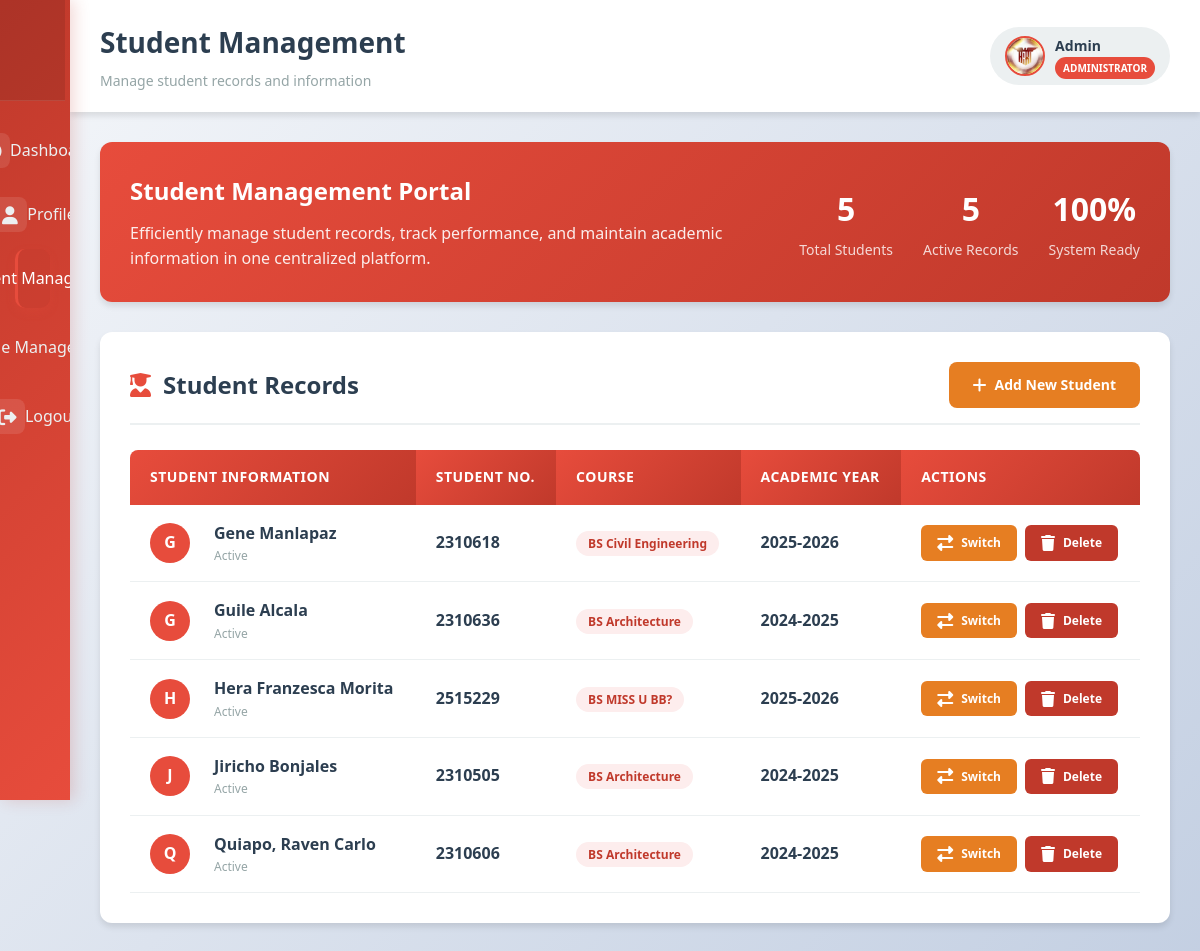
The app's page /students/ (signed in) with its own data.
### Information_System/models.py (models this page shows, shortened)
class Student(models.Model):
    name = models.CharField(max_length=200)
    student_number = models.CharField(max_length=20, unique=True)
    course = models.CharField(max_length=100)
    academic_year = models.CharField(max_length=20)
    profile_picture = models.ImageField(upload_to='student_profiles/', blank=True, null=True)
    created_at = models.DateTimeField(auto_now_add=True)
    updated_at = models.DateTimeField(auto_now=True)
    class Meta:
        db_table = 'students'
        ordering = ['name']

### Information_System/views.py (the view)
# urls.py: path('students/', views.student_list, name='student_list'),
@login_required(login_url='login')
def student_list(request):
    students = Student.objects.all()
    return render(request, 'students.html', {'students': students})

### Information_System/admin_models.py (called while the page is built)
    @property
    def is_authenticated(self):
        return True

### Information_System/auth_backend.py (called while the page is built)
    def get_user(self, user_id):
        try:
            return Admin.objects.get(pk=user_id)
        except Admin.DoesNotExist:
            return None

### Information_System/templates/students.html (shortened to what this page needs)
{% load static %}
<!DOCTYPE html>
<html lang="en">
<head>
  <link rel="stylesheet" href="https://cdnjs.cloudflare.com/ajax/libs/font-awesome/6.4.0/css/all.min.css">
</head>
<body>
  {% include 'navigation.html' %}
  <div class="main-wrapper">
    <div class="content-area">
      <header class="header">
        <div class="header-content">
          <div class="header-title">
            <h1>Student Management</h1>
            <p>Manage student records and information</p>
          </div>
          <div class="header-actions">
            <div class="user-profile">
              <img src="{% static 'Information_System/images/archi.jpg' %}" alt="User Avatar" class="user-avatar">
              <div class="user-info">
                <span class="user-name">Admin</span>
                <span class="user-role">
                  <span class="role-badge admin">Administrator</span>
                </span>
              </div>
            </div>
          </div>
        </div>
      </header>
      <main class="container">
        <div class="welcome-banner fade-in">
          <div class="welcome-text">
            <h2>Student Management Portal</h2>
            <p>Efficiently manage student records, track performance, and maintain academic information in one centralized platform.</p>
          </div>
          <div class="welcome-stats">
            <div class="stat">
              <div class="stat-value">{{ students|length }}</div>
              <div class="stat-label">Total Students</div>
            </div>
            <div class="stat">
              <div class="stat-value">{{ students|length }}</div>
              <div class="stat-label">Active Records</div>
            </div>
            <div class="stat">
              <div class="stat-value">100%</div>
              <div class="stat-label">System Ready</div>
            </div>
          </div>
        </div>
        <div class="students-section fade-in">
          <div class="section-header">
            <h2 class="section-title">
              <i class="fas fa-user-graduate"></i>
              Student Records
            </h2>
            <a href="{% url 'add_student' %}" class="btn">
              <i class="fas fa-plus"></i>
              Add New Student
            </a>
          </div>
          {% if students %}
          <table class="students-table">
            <thead>
              <tr>
                <th>Student Information</th>
                <th>Student No.</th>
                <th>Course</th>
                <th>Academic Year</th>
                <th>Actions</th>
              </tr>
            </thead>
            <tbody>
              {% for student in students %}
              <tr>
                <td>
                  <div class="student-info">
                    <div class="student-avatar">
                      {{ student.name|first|upper }}
                    </div>
                    <div>
                      <div class="student-name">{{ student.name }}</div>
                      <div style="font-size: 12px; color: var(--gray);">Active</div>
                    </div>
                  </div>
                </td>
                <td>
                  <strong>{{ student.student_number }}</strong>
                </td>
                <td>
                  <span class="course-badge {{ student.course|lower }}">
                    {{ student.course }}
                  </span>
                </td>
                <td>
                  <strong>{{ student.academic_year }}</strong>
                </td>
                <td>
                  <div class="action-btns">
                    <a href="{% url 'switch_student' student.id %}" class="btn btn-accent btn-sm">
                      <i class="fas fa-exchange-alt"></i>
                      Switch
                    </a>
                    <a href="{% url 'delete_student' student.id %}" class="btn btn-danger btn-sm"
                       onclick="return confirm('Are you sure you want to delete {{ student.name }}?');">
                      <i class="fas fa-trash"></i>
                      Delete
                    </a>
                  </div>
                </td>
              </tr>
              {% endfor %}
            </tbody>
          </table>
          {% endif %}
        </div>
      </main>
    </div>
  </div>
</body>
</html>

### Information_System/templates/navigation.html (shortened to what this page needs)
{% load static %}
<aside class="sidebar" id="mainSidebar">
  <div class="sidebar-inner">
    <div class="brand">
      <div class="brand-icon">
        <i class="fas fa-graduation-cap"></i>
      </div>
    </div>
    <div class="nav">
      <a href="{% url 'admin_dashboard' %}" class="side-item {% if request.resolver_match.url_name == 'admin_dashboard' %}active{% endif %}">
        <div class="icon"><i class="fas fa-tachometer-alt"></i></div>
      </a>
      <a href="{% url 'profile' %}" class="side-item {% if request.resolver_match.url_name == 'profile' %}active{% endif %}">
        <div class="icon"><i class="fas fa-user"></i></div>
      </a>
      <div class="dropdown-section">
        <a href="#" class="side-item dropdown-trigger {% if 'student' in request.resolver_match.url_name %}active{% endif %}">
          <div class="icon"><i class="fas fa-users"></i></div>
        </a>
      </div>
      <div class="dropdown-section">
        <a href="#" class="side-item dropdown-trigger {% if 'grade' in request.resolver_match.url_name %}active{% endif %}">
          <div class="icon"><i class="fas fa-graduation-cap"></i></div>
        </a>
      </div>
      <a href="{% url 'logout' %}" class="side-item">
        <div class="icon"><i class="fas fa-sign-out-alt"></i></div>
      </a>
    </div>
  </div>
</aside>

### Information_System/templates/navigation.html (style rules this page uses)
:root { --sidebar-width: 280px; --sidebar-collapsed-width: 70px; --sidebar-primary: #e74c3c; --sidebar-primary-dark: #c0392b; --sidebar-secondary: #2c3e50; --sidebar-accent: #e67e22; --sidebar-gradient-start: #c0392b; --sidebar-gradient-end: #e74c3c; --sidebar-text: #ecf0f1; --sidebar-text-muted: #f5b7b1; --sidebar-hover: rgba(231, 76, 60, 0.2); --sidebar-active: rgba(192, 57, 43, 0.3); --sidebar-border: rgba(236, 240, 241, 0.1); --transition-speed: 0.3s; }
.sidebar { width: 70px; height: 100vh; background: linear-gradient(135deg, var(--sidebar-gradient-start) 0%, var(--sidebar-gradient-end) 100%); color: var(--sidebar-text); position: fixed; left: 0; top: 0; z-index: 1000; box-shadow: 4px 0 15px rgba(192, 57, 43, 0.2); transition: width var(--transition-speed) cubic-bezier(0.4, 0, 0.2, 1); border-top-right-radius: 0; border-bottom-right-radius: 0; overflow: hidden; }
.sidebar-inner { height: 100%; overflow-y: auto; overflow-x: hidden; width: 100%; padding-right: 5px; }
.brand { padding: 25px 20px; display: flex; align-items: center; justify-content: center; border-bottom: 1px solid var(--sidebar-border); margin-bottom: 20px; white-space: nowrap; background: rgba(0, 0, 0, 0.1); }
.brand-icon { min-width: 50px; width: 50px; height: 50px; background: linear-gradient(135deg, var(--sidebar-primary) 0%, var(--sidebar-accent) 100%); border-radius: 12px; display: flex; align-items: center; justify-content: center; margin-right: 15px; transition: all var(--transition-speed) ease; box-shadow: 0 4px 10px rgba(231, 76, 60, 0.3); flex-shrink: 0; }
.brand-icon i { font-size: 28px; color: white; }
.nav { padding: 0 15px; }
.side-item { display: flex; align-items: center; justify-content: center; padding: 12px 15px; color: var(--sidebar-text); text-decoration: none; border-radius: 10px; transition: all 0.3s ease; margin-bottom: 5px; cursor: pointer; position: relative; white-space: nowrap; border-left: 3px solid transparent; }
.side-item.active { background: var(--sidebar-active); color: white; border-left: 3px solid var(--sidebar-primary); box-shadow: 0 4px 10px rgba(231, 76, 60, 0.2); }
.side-item .icon { min-width: 35px; width: 35px; height: 35px; display: flex; align-items: center; justify-content: center; margin-right: 12px; background: rgba(255, 255, 255, 0.1); border-radius: 8px; transition: all 0.3s ease; }
.side-item.active .icon { background: var(--sidebar-primary); box-shadow: 0 4px 8px rgba(231, 76, 60, 0.3); }
.side-item i { font-size: 18px; }
.dropdown-section { margin-bottom: 5px; }
.side-item.active { animation: pulse 2s infinite; }

### records on screen
Student: name|first "G", name "Gene Manlapaz", student_number "2310618", course "BS Civil Engineering", academic_year "2025-2026"
Student: name|first "G", name "Guile Alcala", student_number "2310636", course "BS Architecture", academic_year "2024-2025"
Student: name|first "H", name "Hera Franzesca Morita", student_number "2515229", course "BS MISS U BB?", academic_year "2025-2026"
Student: name|first "J", name "Jiricho Bonjales", student_number "2310505", course "BS Architecture", academic_year "2024-2025"
Student: name|first "Q", name "Quiapo, Raven Carlo", student_number "2310606", course "BS Architecture", academic_year "2024-2025"

### other values on screen
{{ students|length }} "5"
